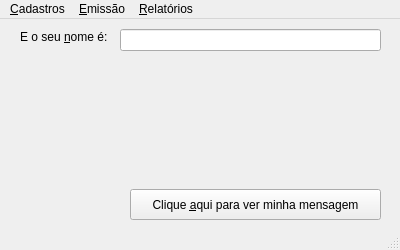
<?xml version="1.0" encoding="UTF-8"?>
<ui version="4.0">
 <class>MainWindow</class>
 <widget class="QMainWindow" name="MainWindow">
  <property name="geometry">
   <rect>
    <x>0</x>
    <y>0</y>
    <width>400</width>
    <height>250</height>
   </rect>
  </property>
  <property name="windowTitle">
   <string>Minister NFC-e</string>
  </property>
  <widget class="QWidget" name="centralwidget">
   <widget class="QPushButton" name="buttonMensagem">
    <property name="geometry">
     <rect>
      <x>130</x>
      <y>170</y>
      <width>251</width>
      <height>31</height>
     </rect>
    </property>
    <property name="text">
     <string>Clique &amp;aqui para ver minha mensagem</string>
    </property>
   </widget>
   <widget class="QLineEdit" name="editNome">
    <property name="geometry">
     <rect>
      <x>120</x>
      <y>10</y>
      <width>261</width>
      <height>22</height>
     </rect>
    </property>
   </widget>
   <widget class="QLabel" name="label">
    <property name="geometry">
     <rect>
      <x>20</x>
      <y>10</y>
      <width>101</width>
      <height>16</height>
     </rect>
    </property>
    <property name="text">
     <string>E o seu &amp;nome é:</string>
    </property>
    <property name="textFormat">
     <enum>Qt::TextFormat::AutoText</enum>
    </property>
    <property name="buddy">
     <cstring>editNome</cstring>
    </property>
   </widget>
  </widget>
  <widget class="QMenuBar" name="menubar">
   <property name="geometry">
    <rect>
     <x>0</x>
     <y>0</y>
     <width>400</width>
     <height>20</height>
    </rect>
   </property>
   <widget class="QMenu" name="menu_Cadastros">
    <property name="title">
     <string>&amp;Cadastros</string>
    </property>
    <addaction name="actionDadosDaEmpresa"/>
    <addaction name="actionProdutosServicos"/>
    <addaction name="actionSair"/>
   </widget>
   <widget class="QMenu" name="menuEmiss_o">
    <property name="title">
     <string>&amp;Emissão</string>
    </property>
    <addaction name="actionEmitirNfce"/>
   </widget>
   <widget class="QMenu" name="menu_Relat_rios">
    <property name="title">
     <string>&amp;Relatórios</string>
    </property>
    <addaction name="actionDemonstracao"/>
   </widget>
   <addaction name="menu_Cadastros"/>
   <addaction name="menuEmiss_o"/>
   <addaction name="menu_Relat_rios"/>
  </widget>
  <widget class="QStatusBar" name="statusbar">
   <property name="statusTip">
    <string>Este aplicativo é apenas uma demonstração.</string>
   </property>
  </widget>
  <action name="actionProdutosServicos">
   <property name="text">
    <string>&amp;Produtos e Serviços</string>
   </property>
  </action>
  <action name="actionDadosDaEmpresa">
   <property name="text">
    <string>&amp;Dados da Empresa</string>
   </property>
  </action>
  <action name="actionSair">
   <property name="text">
    <string>Sai&amp;r</string>
   </property>
  </action>
  <action name="actionEmitirNfce">
   <property name="text">
    <string>&amp;Emitir NFC-e</string>
   </property>
  </action>
  <action name="actionDemonstracao">
   <property name="text">
    <string>&amp;Demonstração</string>
   </property>
  </action>
 </widget>
 <resources/>
 <connections/>
</ui>
